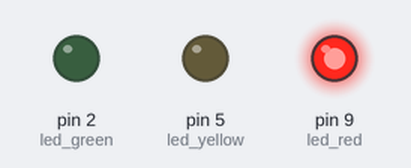
This sketch was run on a simulated Arduino Uno, built with avr-gcc and run on an emulated ATmega328P. On the bench: output pins drawn as LEDs (lit = HIGH).

Above: at 0.5 s.
At 1.5 s:
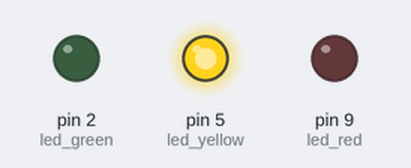
At 5.5 s:
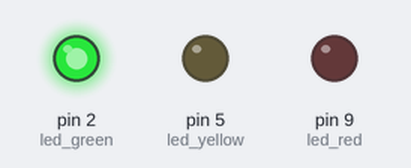
Timing chart, 0 to 6.9 s (numbered marks = the images above):
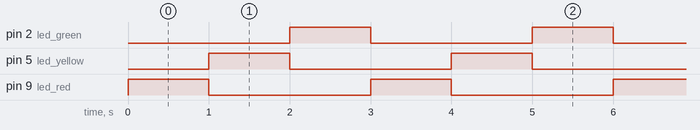

The sketch:

CabaceiraBot002_-_The_Traffic_Light.ino
```cpp
// C++ code
//

int led_green = 2;
int led_yellow = 5;
int led_red = 9;
int sleep = 1000;

void setup()
{
  pinMode(led_green, OUTPUT);
  pinMode(led_red, OUTPUT);
  pinMode(led_yellow, OUTPUT);
}

void loop()
{
  // stage 01: Red light on, yellow and green off
  digitalWrite(led_green, LOW);
  digitalWrite(led_red, HIGH);
  delay(sleep);//stop by value of variable sleep for second
  // stage 02: Turn off red and on yellow
  digitalWrite(led_red, LOW);
  digitalWrite(led_yellow, HIGH);
  delay(sleep);
  // stage 03: Turn off yellow and on green light
  digitalWrite(led_yellow, LOW);
  digitalWrite(led_green, HIGH);
  delay(sleep);
}
```

Measured:
- by itself, pin 2 (led_green), pin 5 (led_yellow), pin 9 (led_red): alternates HIGH for 1.0 s and LOW for 2.0 s
- by itself, everything shown: repeats every 3.0 s, in 3 steps
